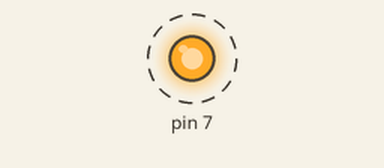
Recording of a sketch running on a simulated Arduino Uno, built with avr-gcc and run on an emulated ATmega328P. Parts: output pins drawn as LEDs (lit = HIGH). Dashed ring = blinking.

Above: at 0.5 s.
Timing chart, 0 to 4.6 s (numbered marks = the images above):
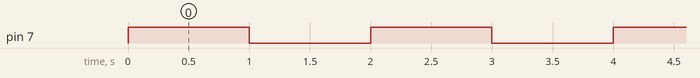

Measured:
- by itself, pin 7: alternates HIGH for 1.0 s and LOW for 1.0 s

The sketch:

led_blink_basic.ino
```cpp
//int led = 7;

void setup() {
  DDRD = 0b10000000; //pinMode(led, OUTPUT);
}

void loop() {
  PORTD |= 0b10000000; //digitalWrite(led, HIGH);
  delay(1000);
  PORTD &= ~(0b10000000); //digitalWrite(led, LOW);
  delay(1000);
}
```
